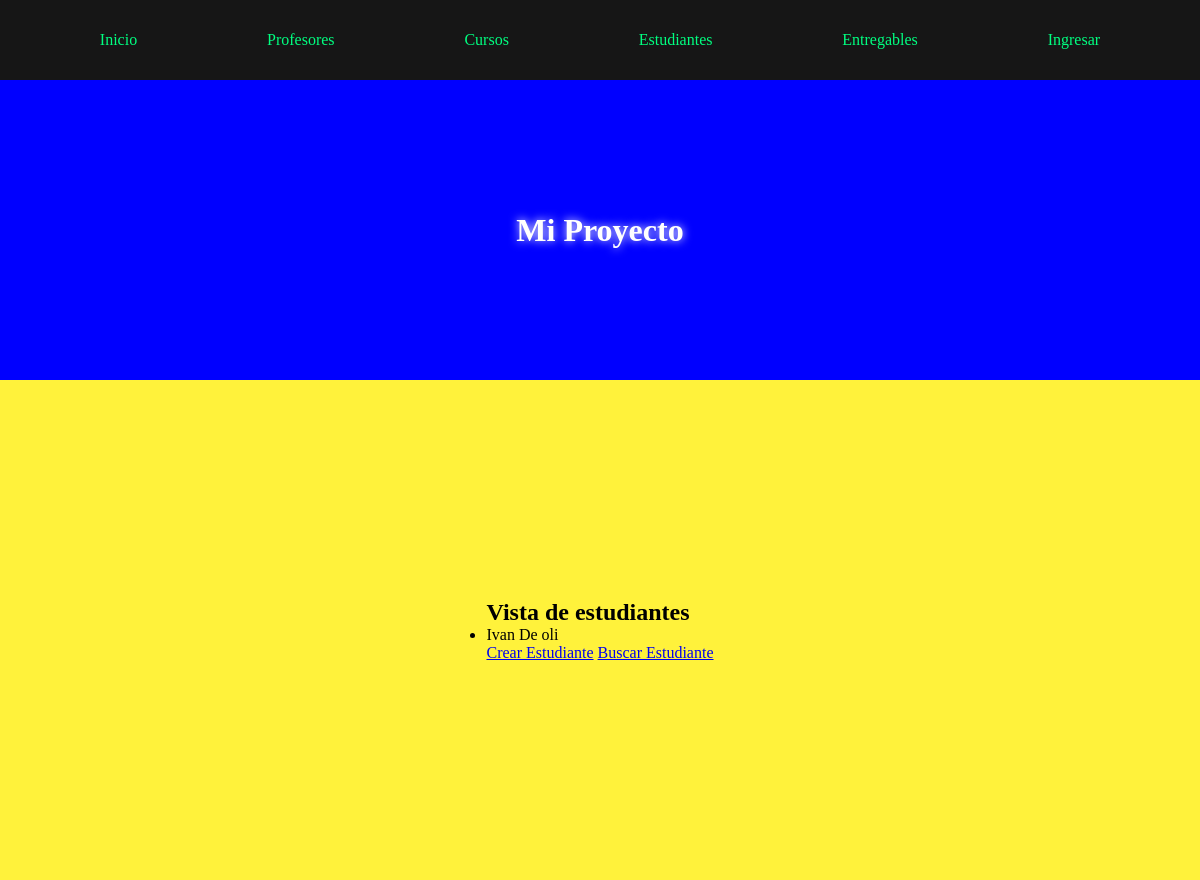
The page /estudiantes/ on the database as committed earlier.
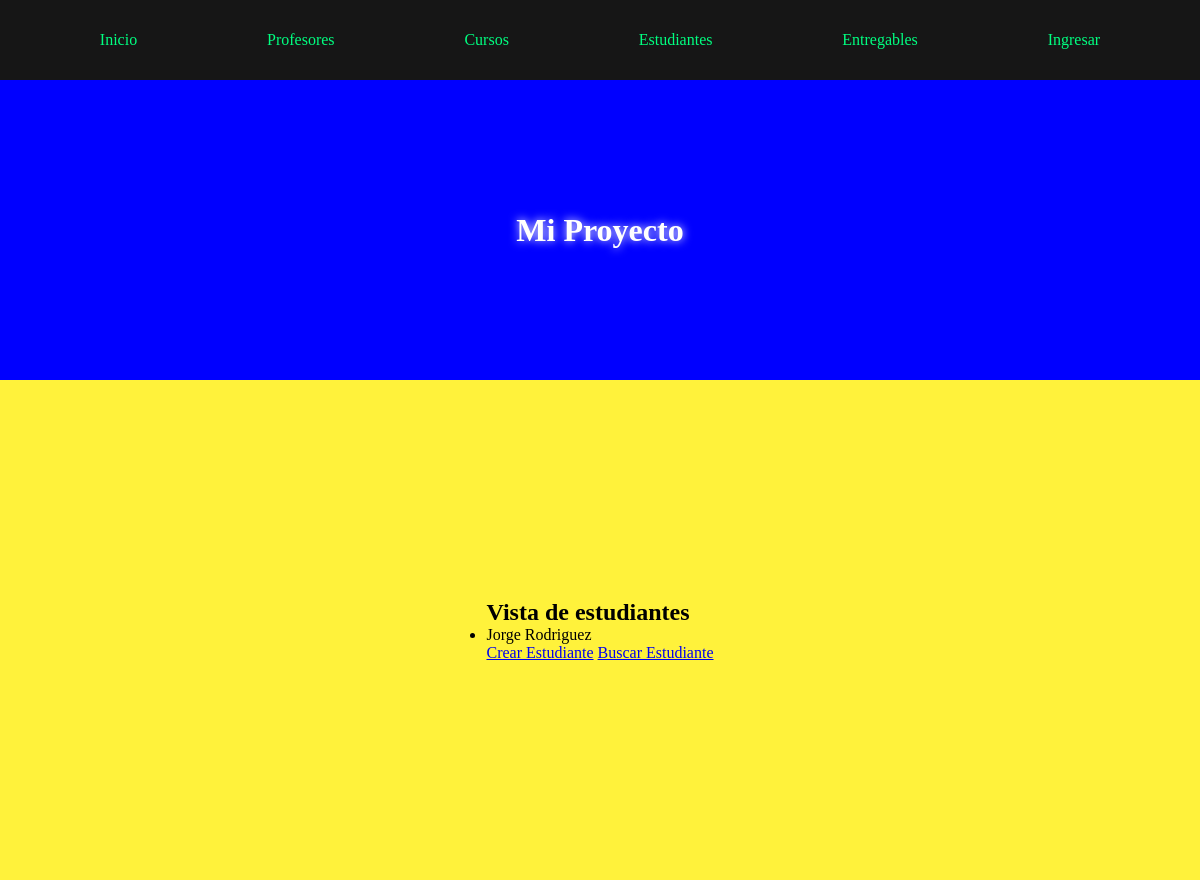
The same page on the database as committed later.
### AppCoder/models.py (models this page shows, shortened)
class Estudiante(models.Model):
    nombre = models.CharField(max_length=30)
    apellido = models.CharField(max_length=30)
    email = models.EmailField(null=True)
    profesores = models.ManyToManyField(Profesor)
    cursos = models.ManyToManyField(Curso)

### AppCoder/views.py (the view)
# urls.py: path('estudiantes/', estudiantes, name='Estudiantes'),
def estudiantes(req):
    estudiantes = Estudiante.objects.all()
    return render(req, "estudiantes.html", {"estudiantes": estudiantes})

### AppCoder/templates/estudiantes.html
{% extends 'padre.html' %}
{% block contenidoQueCambia %}
    <div>
        <h1>Vista de estudiantes</h1>
        <ul>
            {% for estudiante in estudiantes %}
                <li>
                    {{estudiante.nombre}} {{estudiante.apellido}}
                </li>
            {% endfor %}
        </ul>
        <a href="{% url 'EstudianteFormulario' %}">Crear Estudiante</a>
        <a href="{% url 'BusquedaEstudiante' %}">Buscar Estudiante</a>
    </div>
{% endblock contenidoQueCambia %}

### AppCoder/templates/padre.html (shortened to what this page needs)
<!DOCTYPE html>
<html lang="en">
    <head>
        {% load static %}
        <link href="{% static 'css/styles.css' %}" rel="stylesheet" />
    </head>
    <body class="body">
       {% include 'navbar.html' %}
        <header class="header">
            <div class="header-div">
                <h1>Mi Proyecto</h1>
            </div>
        </header>
        <section class="section">
            <div class="section-div">
                {% block contenidoQueCambia %}
                {% endblock contenidoQueCambia %}
            </div>
        </section>
    </body>
</html>

### AppCoder/templates/navbar.html
 <nav class="nav">
    <div class="nav-div">
        <a class="nav-link inicio" href="{% url 'Inicio' %}">Inicio</a>
        <a class="nav-link" href="{% url 'Profesores' %}">Profesores</a>
        <a class="nav-link" href="{% url 'Cursos' %}">Cursos</a>
        <a class="nav-link" href="{% url 'Estudiantes' %}">Estudiantes</a>
        <a class="nav-link" href="{% url 'Entregables' %}">Entregables</a>
        <a class="nav-link" href="#signup">Ingresar</a>
    </div>
</nav>

### AppCoder/static/css/styles.css (style rules this page uses)
* { margin: 0; padding: 0; box-sizing: border-box; }

Rows that differ between the two databases and show on the page:
removed Estudiante: nombre "Ivan", apellido "De oli"
added Estudiante: nombre "Jorge", apellido "Rodriguez"
